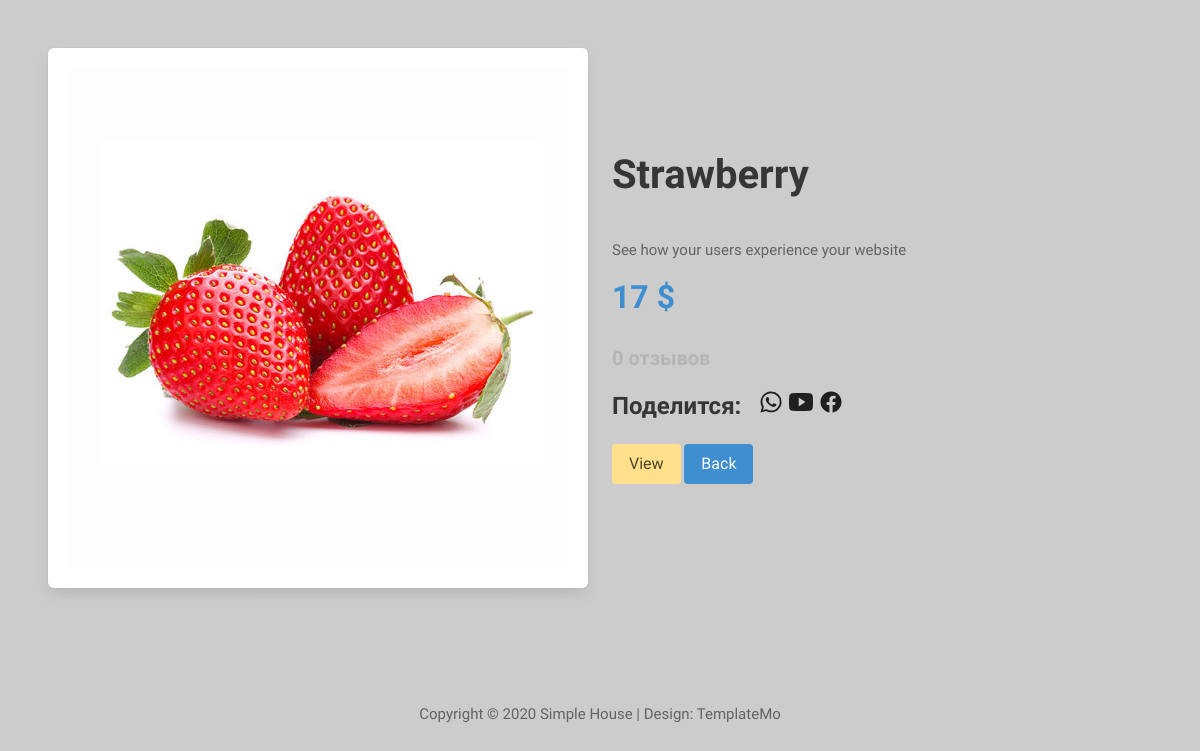
The app's page /detail/5 with its own data.
### store/models.py (models this page shows, shortened)
class Products(models.Model):
    category = models.ForeignKey('store.Category', on_delete=models.CASCADE, null=True)
    title = models.CharField(max_length=255)
    description = models.TextField()
    slug = models.SlugField()
    image = models.ImageField()
    price = models.IntegerField(null=True)

### store/views.py (the view)
# urls.py: path('detail/<int:pk>', detail, name='detail'),
def detail(request, pk):
    product = Products.objects.get(pk=pk)
    return render(request, 'detail.html', {'product': product})

### store/templates/detail.html (shortened to what this page needs)
{% load static %}
<!DOCTYPE html>
<html lang="en">
<head>
    <link rel="stylesheet" href="https://cdn.jsdelivr.net/npm/bulma@0.9.3/css/bulma.min.css">
    <link href="{% static '/css/all.min.css' %}" rel="stylesheet"/>
    <link href="{% static '/css/templatemo-style.css' %}" rel="stylesheet"/>
    <link rel="stylesheet" href="{% static '/css/style.css' %}">
</head>
<body>
{% block content %}
    <div class="section product-detail">
        <div class="columns is-flex is-align-items-center">
            <div class="column">
                <div class="box">
                    <figure class="image product-detail-image">
                        <img src="{{ product.image.url }}" alt="Placeholder image">
                    </figure>
                </div>
            </div>
            <div class="column">
                <div class="content">
                    <p class="title is-size-2">
                        {{ product.title }}
                    </p>
                    <p>{{ product.description }}</p>
                    <p class="title is-size-3 has-text-info">{{ product.price }} $</p>
                    <p class="title is-size-5 has-text-grey-light">0 отзывов</p>
                    <p class="title is-size-4">
                        Поделится:
                        <span class="is-size-4 mx-3">
                            <a href="#">
                                <ion-icon name="logo-whatsapp" class="order"></ion-icon>
                            </a>
                            <a href="#">
                                <ion-icon name="logo-youtube" class="order"></ion-icon>
                            </a>
                            <a href="#">
                                <ion-icon name="logo-facebook" class="order"></ion-icon>
                            </a>
                        </span>
                    </p>
                        <a href="{% url 'store:rate_product' product.pk %}" class="button is-warning">View</a>
                        <a href="{% url 'store:shop' %}" class="button is-info">Back</a>
                </div>
            </div>
        </div>
    </div>
{% endblock %}
<footer class="tm-footer text-center">
    <p>Copyright &copy; 2020 Simple House
        | Design: <a rel="nofollow" href="https://templatemo.com">TemplateMo</a></p>
</footer>
</body>
</html>

### store/static/css/templatemo-style.css (style rules this page uses)
ul, nav, body, h1, h2, h4, h6, p, figure { margin: 0; padding: 0; }
a, button { transition: all 0.3s ease; }
html { box-sizing: border-box; -ms-overflow-style: scrollbar; }
*, *::before, *::after { box-sizing: inherit; }
.text-center { text-align: center; }
body { font-family: 'Open Sans', Arial, sans-serif; font-size: 17px; background-color: #ccc; overflow-x: hidden; }
p, address { color: #626364; line-height: 1.8; }
.tm-footer { padding: 25px 15px; margin-top: 40px; }
.tm-footer a { color: #626364; text-decoration: none; }

### store/static/css/style.css (style rules this page uses)
body { color: #666666; font-size: 15px; font-family: 'Athiti', sans-serif; line-height: 1.80857; }
a { color: #1f1f1f; text-decoration: none !important; outline: none !important; -webkit-transition: all .3s ease-in-out; -moz-transition: all .3s ease-in-out; -ms-transition: all .3s ease-in-out; -o-transition: all .3s ease-in-out; transition: all .3s ease-in-out; }
a { color: #1f1f1f; text-decoration: none; outline: none; }
a, .btn { text-decoration: none !important; outline: none !important; -webkit-transition: all .3s ease-in-out; -moz-transition: all .3s ease-in-out; -ms-transition: all .3s ease-in-out; -o-transition: all .3s ease-in-out; transition: all .3s ease-in-out; }

### records on screen
Products: image (picture), title "Strawberry", description "See how your users experience your website", price "17"
